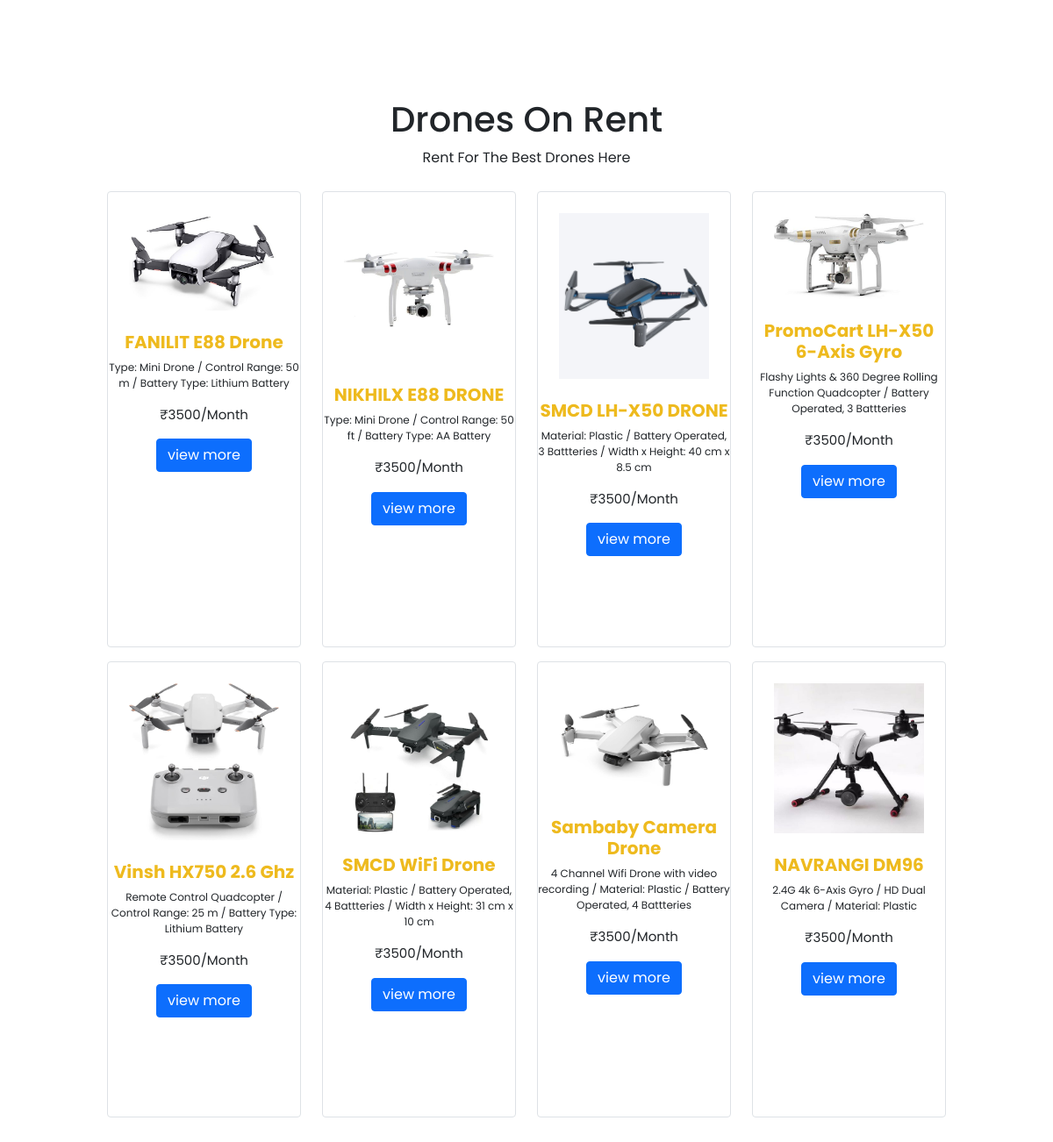
Screenshot of /Drones.php with the database file from the repository.
### tables this page shows
CREATE TABLE `products` (
  `product_id` int(11) NOT NULL,
  `product_name` varchar(100) NOT NULL,
  `product_discription` varchar(255) NOT NULL,
  `view_more` varchar(225) NOT NULL,
  `category_id` int(11) NOT NULL,
  `product_image` varchar(255) NOT NULL,
  `product_price` varchar(50) NOT NULL
);

### Drones.php (the view, shortened to what this page needs)
<?php
 include("./connect.php");
 ?>
<!DOCTYPE html>
<html lang="en">
<head>
    <link href="https://cdn.jsdelivr.net/npm/bootstrap@5.0.2/dist/css/bootstrap.min.css" rel="stylesheet"
>
    <link rel="stylesheet" href="https://cdn.jsdelivr.net/npm/bootstrap-icons@1.10.5/font/bootstrap-icons.css">
</head>
<body>
    <section class="section1 pt-5">
        <div class="heading text-center m-3 pt-5">
            <h1>Drones On Rent</h1>
            <p>Rent For The Best Drones Here</p>
        </div>
        <div class="container">
            <div class="Lap-items">
                <div class="row text-center mb-3 ">
                <?php
                $select_query = "SELECT * FROM `products` where category_id=4";
                $result_query = mysqli_query($conn,$select_query);
                    while($row = mysqli_fetch_assoc($result_query)){
                        $prod_id =  $row['product_id'];
                        $prod_name =  $row['product_name'];
                        $prod_discription =  $row['product_discription'];
                        $cat_id =  $row['category_id'];
                        $prod_img =  $row['product_image'];
                        $prod_price =  $row['product_price'];
                        echo "<div class='col-sm-6 col-md-6 col-lg-3'>
                        <div class='card border mb-3'>
                            <div class='image'>
                                <img src='./admin/product_images/$prod_img' class='card-img-top p-4' alt='$prod_name'>
                            </div>
                            <div class='body'>
                                <div class='h5head'>
                                    <h5>$prod_name</h5>
                                </div>
                            </div>
                            <div class='ptag'>
                                <p class='disc' style='font-size: 12px;'>$prod_discription</p>
                                <p style='font-size: 15px;'>$prod_price</p>
                            </div>
                            <div class='button'>
                                     <a href='viewmore.php?product_id=$prod_id&user_id=$user_id&cat_id=$cat_id' class='btn btn-primary'>view more</a>
                            </div>
                        </div>
                        </div>";
                    }
                ?>
                </div>
            </div>
        </div>
    </section>
</body>
</html>

### Drones.php (style rules this page uses)
* { margin: 0; padding: 0; box-sizing: border-box; font-family: 'Poppins', sans-serif; }
.card .image { max-height: 30vh; }
.Lap-items .row { padding: 10px 80px 10px 80px; }
.Lap-items .body h5 { color: rgb(238, 186, 30); font-weight: bold; }
.Lap-items .card { width: 100%; height: 65vh; }

### rows the page displays
products: product_image (picture), product_name "FANILIT E88 Drone", product_discription "Type: Mini Drone / Control Range: 50 m / Battery Type: Lithium Battery", product_price "₹3500/Month"
products: product_image (picture), product_name "NIKHILX E88 DRONE", product_discription "Type: Mini Drone / Control Range: 50 ft / Battery Type: AA Battery", product_price "₹3500/Month"
products: product_image (picture), product_name "SMCD LH-X50 DRONE", product_discription "Material: Plastic / Battery Operated, 3 Battteries / Width x Height: 40 cm x 8.5 cm", product_price "₹3500/Month"
products: product_image (picture), product_name "PromoCart LH-X50 6-Axis Gyro", product_discription "Flashy Lights & 360 Degree Rolling Function Quadcopter / Battery Operated, 3 Battteries", product_price "₹3500/Month"
products: product_image (picture), product_name "Vinsh HX750 2.6 Ghz", product_discription "Remote Control Quadcopter / Control Range: 25 m / Battery Type: Lithium Battery", product_price "₹3500/Month"
products: product_image (picture), product_name "SMCD WiFi Drone", product_discription "Material: Plastic / Battery Operated, 4 Battteries / Width x Height: 31 cm x 10 cm", product_price "₹3500/Month"
products: product_image (picture), product_name "Sambaby Camera Drone", product_discription "4 Channel Wifi Drone with video recording / Material: Plastic / Battery Operated, 4 Battteries", product_price "₹3500/Month"
products: product_image (picture), product_name "NAVRANGI DM96", product_discription "2.4G 4k 6-Axis Gyro / HD Dual Camera / Material: Plastic", product_price "₹3500/Month"
